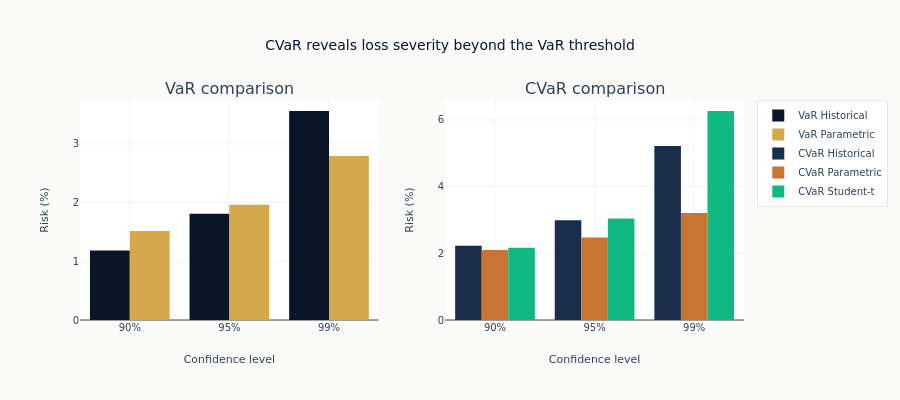

Notebook source saved alongside this figure:
### Code cell
fig = make_subplots(rows=1, cols=2, subplot_titles=["VaR comparison", "CVaR comparison"])
fig.add_trace(go.Bar(x=x, y=risk_df["var_historical"], name="VaR Historical"), row=1, col=1)
fig.add_trace(go.Bar(x=x, y=risk_df["var_parametric"], name="VaR Parametric"), row=1, col=1)
fig.add_trace(go.Bar(x=x, y=risk_df["cvar_historical"], name="CVaR Historical"), row=1, col=2)
fig.add_trace(go.Bar(x=x, y=risk_df["cvar_parametric"], name="CVaR Parametric"), row=1, col=2)
fig.add_trace(go.Bar(x=x, y=risk_df["cvar_student_t"], name="CVaR Student-t"), row=1, col=2)
fig.update_yaxes(title_text="Risk (%)", row=1, col=1)
fig.update_yaxes(title_text="Risk (%)", row=1, col=2)
for col in [1, 2]:
    fig.update_xaxes(
        title_text="Confidence level",
        type="category",
        tickmode="array",
        tickvals=x,
        ticktext=x,
        row=1,
        col=col,
    )
fig.update_layout(
    title="CVaR reveals loss severity beyond the VaR threshold", barmode="group", height=400
)
fig.show()

### Figure 1 — Plotly figure (JSON) as saved in the notebook; plotly's stock layout.template omitted (floating-point values rounded to 4 significant figures)
{"data": [{"name": "VaR Historical", "type": "bar", "x": ["90%", "95%", "99%"], "xaxis": "x", "y": [1.184, 1.808, 3.559], "yaxis": "y"}, {"name": "VaR Parametric", "type": "bar", "x": ["90%", "95%", "99%"], "xaxis": "x", "y": [1.518, 1.961, 2.793], "yaxis": "y"}, {"name": "CVaR Historical", "type": "bar", "x": ["90%", "95%", "99%"], "xaxis": "x2", "y": [2.228, 2.993, 5.212], "yaxis": "y2"}, {"name": "CVaR Parametric", "type": "bar", "x": ["90%", "95%", "99%"], "xaxis": "x2", "y": [2.096, 2.471, 3.207], "yaxis": "y2"}, {"name": "CVaR Student-t", "type": "bar", "x": ["90%", "95%", "99%"], "xaxis": "x2", "y": [2.167, 3.044, 6.265], "yaxis": "y2"}], "layout": {"annotations": [{"font": {"size": 16}, "showarrow": false, "text": "VaR comparison", "x": 0.225, "xanchor": "center", "xref": "paper", "y": 1.0, "yanchor": "bottom", "yref": "paper"}, {"font": {"size": 16}, "showarrow": false, "text": "CVaR comparison", "x": 0.775, "xanchor": "center", "xref": "paper", "y": 1.0, "yanchor": "bottom", "yref": "paper"}], "barmode": "group", "height": 400, "title": {"text": "CVaR reveals loss severity beyond the VaR threshold"}, "xaxis": {"anchor": "y", "domain": [0.0, 0.45], "tickmode": "array", "ticktext": ["90%", "95%", "99%"], "tickvals": ["90%", "95%", "99%"], "title": {"text": "Confidence level"}, "type": "category"}, "xaxis2": {"anchor": "y2", "domain": [0.55, 1.0], "tickmode": "array", "ticktext": ["90%", "95%", "99%"], "tickvals": ["90%", "95%", "99%"], "title": {"text": "Confidence level"}, "type": "category"}, "yaxis": {"anchor": "x", "domain": [0.0, 1.0], "title": {"text": "Risk (%)"}}, "yaxis2": {"anchor": "x2", "domain": [0.0, 1.0], "title": {"text": "Risk (%)"}}}}
